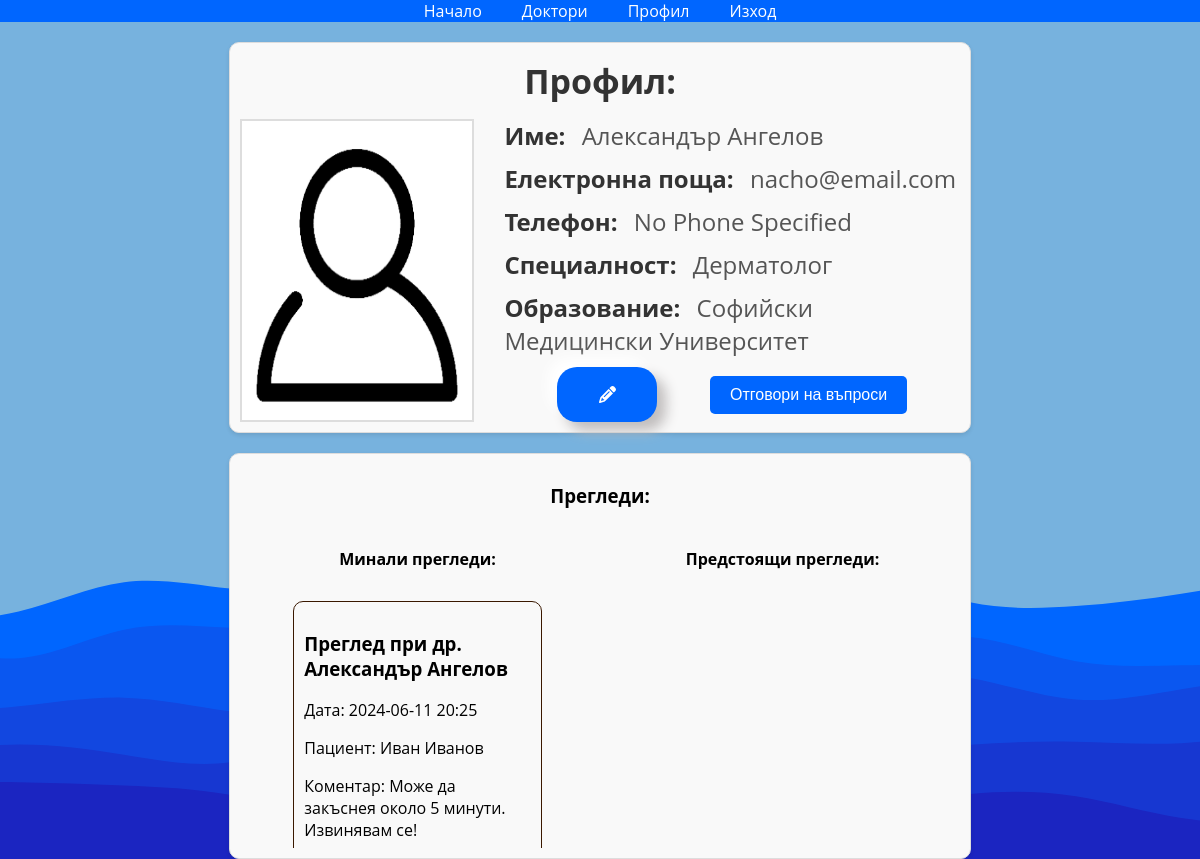
Screenshot of /byte/profile.php (signed in) with the database file from the repository.
### tables this page shows
CREATE TABLE `appointments` (
  `id` bigint(20) NOT NULL COMMENT 'the appointments id',
  `doctor_id` bigint(20) NOT NULL COMMENT 'foreign key to the doctor',
  `user_id` bigint(20) NOT NULL COMMENT 'foreign key to the user',
  `date` datetime NOT NULL COMMENT 'the date and time of the appointment',
  `comment` text NOT NULL COMMENT 'comment to the appointment'
);

CREATE TABLE `users` (
  `id` bigint(20) NOT NULL COMMENT 'primary key',
  `first_name` varchar(50) DEFAULT NULL COMMENT 'the user''s first name',
  `last_name` varchar(50) DEFAULT NULL COMMENT 'the user''s last name',
  `user_type` varchar(20) NOT NULL DEFAULT 'USER' COMMENT 'foreign key to user''s type',
  `email` varchar(50) NOT NULL COMMENT 'the user''s email',
  `password` varchar(300) NOT NULL COMMENT 'the user''s password',
  `phone` varchar(50) DEFAULT NULL COMMENT 'the user''s phone',
  `profile_picture_id` bigint(60) NOT NULL DEFAULT 1 COMMENT 'Foreign Key to the Profile picture'
);

### models/Appointment.php (called while the page is built, shortened)
<?php
  class Appointment
  {
    public function __construct($id, Doctor $doctor, User $user, DateTime $date, $comment)
    {
      $this->doctor = $doctor;
      $this->user = $user;
      $this->date = $date;
      $this->comment = $comment;
    }
  }

### models/User.php (called while the page is built, shortened)
<?php
  class User
  {
    public function __construct($firstName, $lastName, $email, $password, $userType = 'USER')
    {
      $this->firstName = $firstName;
      $this->lastName = $lastName;
    }
  }

### database/repositories/Repository.php (called while the page is built, shortened)
<?php
  require __DIR__ . '/../database.php';
  class Repository
  {
    protected Database $database;
    protected string $tableName;
    public function __construct($tableName)
    {
      $this->database = new Database();
      $this->tableName = $tableName;
    }
    public function select($data, $operator = "&&"): false|array
    {
      $columns = array_keys($data);
      $placeholders = array_map(function ($value) {
        return "$value=?";
      }, $columns);
      $valuesPlaceholders = implode($operator, $placeholders);
      $command = "SELECT * FROM $this->tableName WHERE $valuesPlaceholders";
      $query = $this->database->getConnection()->prepare($command);
      $index = 1;
      foreach ($data as $key => $value) {
        $query->bindValue($index++, $value);
      }
      $query->execute();
      return $query->fetchAll(PDO::FETCH_ASSOC);
    }
  }

### database/database.php (called while the page is built, shortened)
<?php
  class Database
  {
    private $connection;
    public function __construct()
    {
      $host = 'localhost';
      $username = 'admin';
      $password = 'admin';
      $databaseName = 'byte';
      $this->connection = new PDO("mysql:host=$host;dbname=$databaseName", $username, $password);
      $this->connection->setAttribute(PDO::ATTR_ERRMODE, PDO::ERRMODE_EXCEPTION);
    }
    public function getConnection(): PDO
    {
      return $this->connection;
    }
    public function close(): void
    {
      $this->connection = null;
    }
  }

### byte/shared/appointments_display.php (the view, shortened to what this page needs)
<?php
  require_once __DIR__ . '/../../database/repositories/AppointmentRepository.php';
  function displayAppointments(array $appointments): void
  {
    foreach ($appointments as $appointment) {
      $doctor = $appointment->doctor;
      $user = $appointment->user;
      $date = $appointment->date->format('Y-m-d H:i');
      $comment = $appointment->comment;
      echo "<div class='appointment'>";
      echo "<h3>Преглед при др. {$doctor->firstName} {$doctor->lastName}</h3>";
      echo "<p>Дата: $date</p>";
      echo "<p>Пациент: {$user->firstName} {$user->lastName}</p>";
      echo "<p>Коментар: $comment</p>";
      echo "</div>";
    }
  }
  function getTimestamp(DateTime $dateTime): int
  {
    $newDate = new DateTime($dateTime->format('Y-m-d H:i'));
    return $newDate->getTimestamp();
  }
  $appointmentRepository = new AppointmentRepository();
  $userId = $_SESSION['id'];
  $userType = $_SESSION['userType'];
  if ($userType === 'DOCTOR') {
    $appointments = $appointmentRepository->getByDoctorId($userId);
  } else {
    $appointments = $appointmentRepository->getByUserId($userId);
  }
  $currentDateTime = new DateTime('now', new DateTimeZone('Europe/Sofia'));
  $previousAppointments = array_filter($appointments, fn($appointment) => getTimestamp($appointment->date) < getTimestamp($currentDateTime));
  echo "<div class='appointments-wrapper'>";
  echo "<div class='flex-column'>";
  echo "<h4>Минали прегледи:</h4>";
  echo "<div class='appointments'>";
  displayAppointments($previousAppointments);
  echo "</div>";
  echo "</div>";
  echo "<div class='flex-column'>";
  echo "<h4>Предстоящи прегледи:</h4>";
  echo "<div class='appointments'>";
  echo "</div>";
  echo "</div>";
  echo "</div>";

### public/styles/profile.css (style rules this page uses)
body { display: flex; flex-direction: column; align-items: center; gap: 10px; }
.appointments-wrapper { display: flex; flex-direction: row; justify-content: space-evenly; gap: 10px; overflow-y: hidden; width: 100%; }
.appointments { display: flex; flex-direction: column; gap: 10px; overflow-y: scroll; width: 70%; height: 100%; }
.appointment { padding: 10px; border: 1px solid #3A1800; border-radius: 10px; }
.flex-column { display: flex; flex-direction: column; justify-content: center; align-items: center; gap: 10px; width: 100%; }

### public/styles/styles.css (style rules this page uses)
:root { --background-color: #FAFAFA; --primary-color: #0066FF; --primary-color-dark: #1b25c1; }
body { background: url('../assets/background_image.svg') no-repeat center center fixed; -webkit-background-size: cover; -moz-background-size: cover; -o-background-size: cover; background-size: cover; font-family: "Open Sans", sans-serif; margin: 0; width: 100%; max-width: 100%; height: 100vh; }

### public/styles/forms.css (style rules this page uses)
:root { --border-color: #424ac3; --text-color: #262dac; --button-color: #2b329c; }
body { display: flex; flex-direction: column; align-items: center; gap: 20px; }

### rows the page displays
appointments: doctor.first_name "Александър", doctor.last_name "Ангелов", date "2024-06-11 20:25", user.first_name "Иван", user.last_name "Иванов", comment "Може да закъснея около 5 минути. Извинявам се!"

### other values shown
$fullName "Александър Ангелов"
$email "nacho@email.com"
$phone "No Phone Specified"
$specialty "Дерматолог"
$education "Софийски Медицински Университет"
